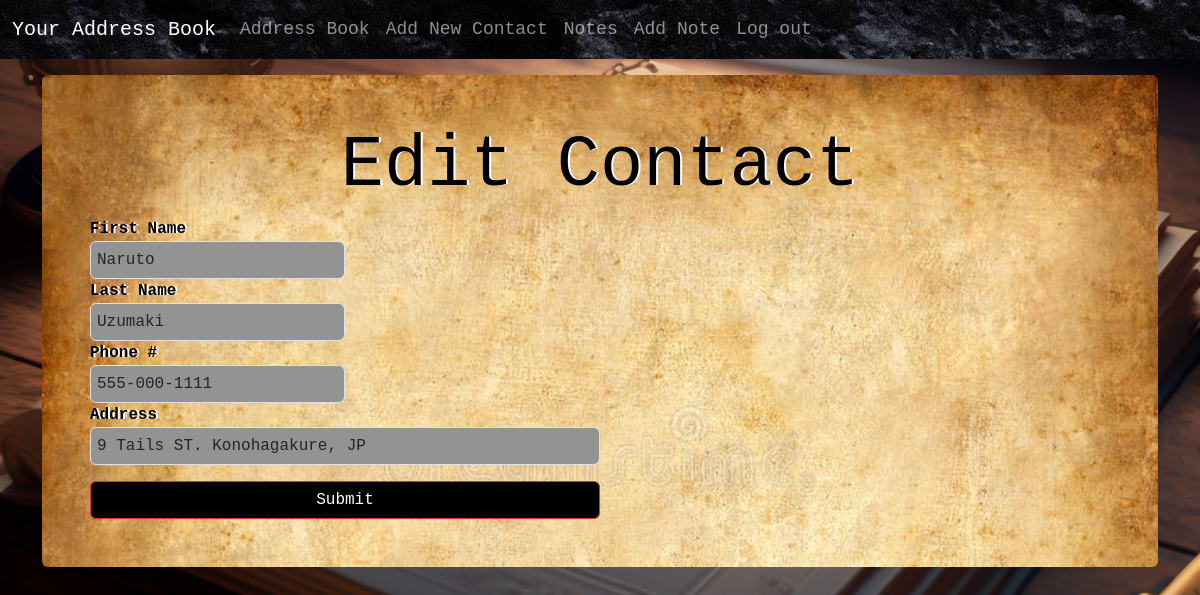
/address/3/update (signed in), run on the app's committed database.
### app/models.py (models this page shows, shortened)
class Address(db.Model):
    id = db.Column(db.Integer, primary_key=True)
    first_name = db.Column(db.String(25), nullable=False)
    last_name = db.Column(db.String(25), nullable=True)
    phone = db.Column(db.String(25), nullable=True)
    address = db.Column(db.String(50), nullable=True)
    date_created = db.Column(db.DateTime, nullable=False, default=datetime.utcnow)
    user_id = db.Column(db.Integer, db.ForeignKey('user.id'))

### app/routes.py (the view, shortened to what this page needs)
@app.route('/address/<address_id>/update', methods=['GET', 'POST'])
@login_required
def edit_contact(address_id):
    addy = Address.query.get_or_404(address_id)
    form = AddressForm()
    return render_template('editcontact.html', addy=addy, form=form)

### app/forms.py
class AddressForm(FlaskForm):
    first_name = StringField('First Name', validators=[InputRequired()])
    last_name = StringField('Last Name')
    phone = StringField('Phone #')
    address = StringField('Address')
    submit = SubmitField()

### app/models.py (called while the page is built)
@login.user_loader
def load_user(user_id):
    return User.query.get(user_id)

### app/templates/editcontact.html (shortened to what this page needs)
{% extends 'base.html' %}
{% block content %}
<form action="" class="rounded mt-3 p-5" style="background-image: url('static/oldpaper.jpg'); background-size: cover;" method="post">
    <h1 class="signup1 text-center">Edit Contact</h1>
    {{ form.first_name.label }}
    {{ form.first_name(class='form-control form-control-color w-25', style='cursor: text;', value=addy.first_name) }}
    {{ form.last_name.label }}
    {{ form.last_name(class='form-control form-control-color w-25', style='cursor: text;', value=addy.last_name) }}
    {{ form.phone.label }}
    {{ form.phone(class='form-control form-control-color w-25', style='cursor: text;', value=addy.phone) }}
    {{ form.address.label }}
    {{ form.address(class='form-control form-control-color w-50', style='cursor: text;', value=addy.address) }}
    {{ form.submit(class='submit1 btn btn-danger w-50 mt-3') }}
</form>
{% endblock %}

### app/static/stylesheet.css (style rules this page uses)
form { color: rgb(0, 0, 0); font-weight: bolder; text-shadow: 2px 0px 0px rgb(255, 255, 255); font-family: "Courier New", Courier, monospace; }
.form-control-color { background-color: rgb(147, 147, 147); cursor: text; }
.submit1 { color: white; background-color: black; }
.signup1 { color: rgb(0, 0, 0); font-size: 4.5em; font-family: "Courier New", Courier, monospace; }

### data on the page
Address: first_name "Naruto", last_name "Uzumaki", phone "555-000-1111", address "9 Tails ST. Konohagakure, JP"
